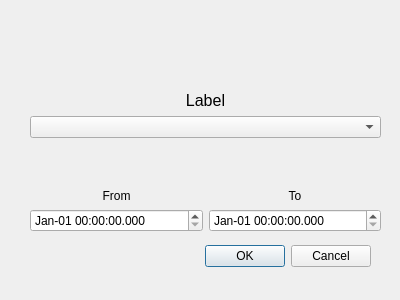
<?xml version="1.0" encoding="UTF-8"?>
<ui version="4.0">
 <class>LabelSpecs</class>
 <widget class="QDialog" name="LabelSpecs">
  <property name="geometry">
   <rect>
    <x>0</x>
    <y>0</y>
    <width>400</width>
    <height>300</height>
   </rect>
  </property>
  <property name="windowTitle">
   <string>Dialog</string>
  </property>
  <widget class="QDialogButtonBox" name="buttonBox">
   <property name="geometry">
    <rect>
     <x>30</x>
     <y>240</y>
     <width>341</width>
     <height>32</height>
    </rect>
   </property>
   <property name="orientation">
    <enum>Qt::Horizontal</enum>
   </property>
   <property name="standardButtons">
    <set>QDialogButtonBox::Cancel|QDialogButtonBox::Ok</set>
   </property>
  </widget>
  <widget class="QWidget" name="verticalLayoutWidget_3">
   <property name="geometry">
    <rect>
     <x>30</x>
     <y>90</y>
     <width>351</width>
     <height>142</height>
    </rect>
   </property>
   <layout class="QVBoxLayout" name="verticalLayout_3">
    <item>
     <layout class="QVBoxLayout" name="verticalLayout_4">
      <item>
       <widget class="QLabel" name="label_title">
        <property name="maximumSize">
         <size>
          <width>16777215</width>
          <height>20</height>
         </size>
        </property>
        <property name="font">
         <font>
          <pointsize>12</pointsize>
         </font>
        </property>
        <property name="text">
         <string>Label</string>
        </property>
        <property name="alignment">
         <set>Qt::AlignCenter</set>
        </property>
       </widget>
      </item>
      <item>
       <widget class="QComboBox" name="comboBox_labels">
        <property name="maximumSize">
         <size>
          <width>16777215</width>
          <height>16777215</height>
         </size>
        </property>
       </widget>
      </item>
     </layout>
    </item>
    <item>
     <layout class="QHBoxLayout" name="horizontalLayout">
      <item>
       <layout class="QVBoxLayout" name="verticalLayout">
        <item>
         <widget class="QLabel" name="label_from">
          <property name="text">
           <string>From</string>
          </property>
          <property name="alignment">
           <set>Qt::AlignBottom|Qt::AlignHCenter</set>
          </property>
         </widget>
        </item>
        <item>
         <widget class="QDateTimeEdit" name="dateTimeEdit_start">
          <property name="currentSection">
           <enum>QDateTimeEdit::MonthSection</enum>
          </property>
          <property name="displayFormat">
           <string>MMM-dd HH:mm:ss.zzz</string>
          </property>
         </widget>
        </item>
       </layout>
      </item>
      <item>
       <layout class="QVBoxLayout" name="verticalLayout_2">
        <item>
         <widget class="QLabel" name="label_to">
          <property name="text">
           <string>To</string>
          </property>
          <property name="alignment">
           <set>Qt::AlignBottom|Qt::AlignHCenter</set>
          </property>
         </widget>
        </item>
        <item>
         <widget class="QDateTimeEdit" name="dateTimeEdit_end">
          <property name="currentSection">
           <enum>QDateTimeEdit::MonthSection</enum>
          </property>
          <property name="displayFormat">
           <string>MMM-dd HH:mm:ss.zzz</string>
          </property>
         </widget>
        </item>
       </layout>
      </item>
     </layout>
    </item>
   </layout>
  </widget>
 </widget>
 <resources/>
 <connections>
  <connection>
   <sender>buttonBox</sender>
   <signal>accepted()</signal>
   <receiver>LabelSpecs</receiver>
   <slot>accept()</slot>
   <hints>
    <hint type="sourcelabel">
     <x>248</x>
     <y>254</y>
    </hint>
    <hint type="destinationlabel">
     <x>157</x>
     <y>274</y>
    </hint>
   </hints>
  </connection>
  <connection>
   <sender>buttonBox</sender>
   <signal>rejected()</signal>
   <receiver>LabelSpecs</receiver>
   <slot>reject()</slot>
   <hints>
    <hint type="sourcelabel">
     <x>316</x>
     <y>260</y>
    </hint>
    <hint type="destinationlabel">
     <x>286</x>
     <y>274</y>
    </hint>
   </hints>
  </connection>
 </connections>
</ui>
